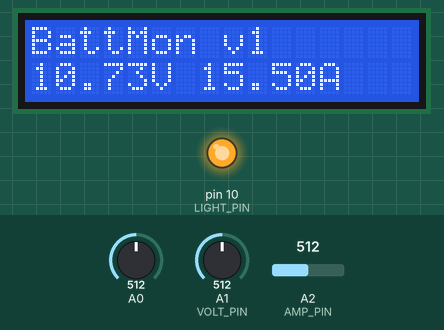
Recording of a sketch running on a simulated Arduino Uno, built with avr-gcc and run on an emulated ATmega328P. On the bench: 16×2 character LCD, output pins drawn as LEDs (lit = HIGH). The inputs (shaded band) are chosen by the test bench; at power-on: A0 = 512, A1 (VOLT_PIN) = 512, A2 (AMP_PIN) = 512. What the sketch prints to the serial monitor is not drawn.

Above: at 1.2 s.
1.3 s: A0 set to 390
2.8 s: A0 set to 361
At 3.4 s:
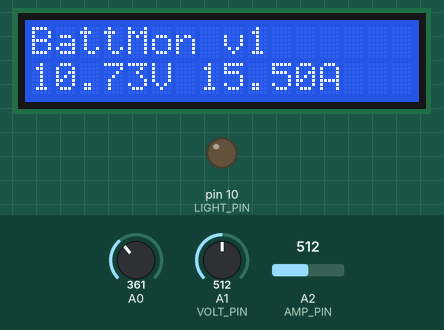
4.3 s: A1 (VOLT_PIN) set to 370
At 5.7 s:
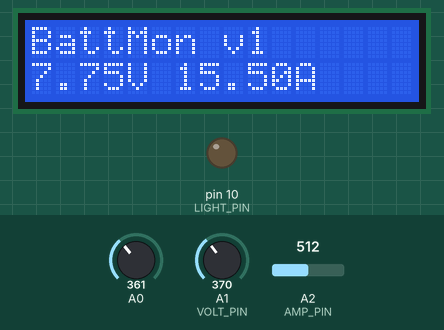
5.8 s: A2 (AMP_PIN) set to 370
At 7.1 s:
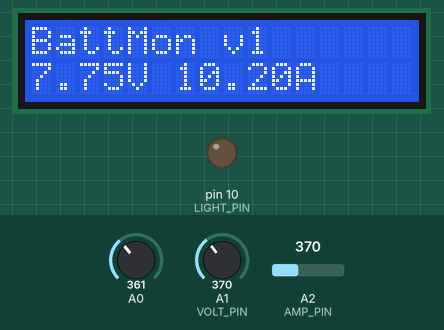
7.3 s: A1 (VOLT_PIN) set to 390
At 8.6 s:
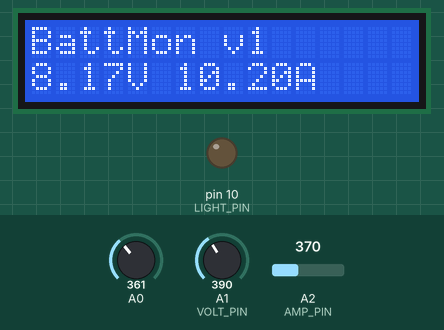
8.8 s: A2 (AMP_PIN) set to 306
At 10.1 s:
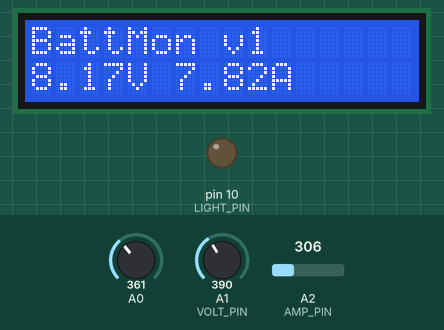
Timing chart, 0 to 11.3 s (numbered marks = the images above; inputs shaded):
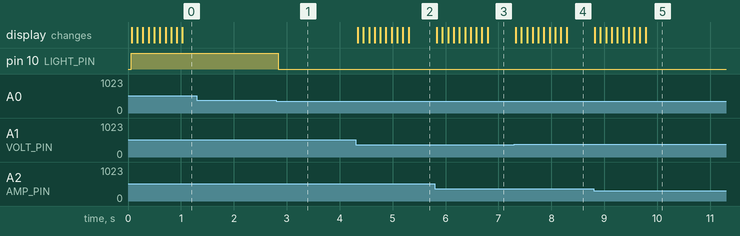

Measured:
- the behaviour switches between 380 and 379 on A0 (found by bisection; images 0 and 1)
- after the input at 1.3 s, every drawn part: stays the same
- after the input at 2.8 s, pin 10 (LIGHT_PIN): HIGH → LOW at once
- after the input at 4.3 s, the display: first changes at once (image 2 shows a later state)
- after the input at 5.8 s, the display: first changes at once (image 3 shows a later state)
- after the input at 7.3 s, the display: first changes at once (image 4 shows a later state)
- after the input at 8.8 s, the display: first changes at once (image 5 shows a later state)

The sketch:

BattMonitor1.ino
```cpp
/*************************************************************************************
 *
 * Based on the LCDButton test sketch but modified to read up to 21V on pin A1
 * v1 based on Voltmeter v4.1
 *    add voltage calibration against internal Vcc
 *    add code for current ACS715 sensor and calibrate
 *
 **************************************************************************************/

#include <LiquidCrystal.h>

LiquidCrystal lcd(8, 9, 4, 5, 6, 7);           // select the pins used on the LCD panel
const int LIGHT_PIN = 10; // pin 10 controls the backlight

// define some values used by the panel and buttons
int lcd_key     = 0;
int adc_key_in  = 0;
boolean lightOn = true;  // keep track of whether the LCD light is on or off

#define btnRIGHT  0
#define btnUP     1
#define btnDOWN   2
#define btnLEFT   3
#define btnSELECT 4
#define btnNONE   5

int read_LCD_buttons(){               // read the buttons
  adc_key_in = analogRead(0);       // read the value from the sensor

  // my buttons when read are centered at these valies: 0, 144, 329, 504, 741
  // we add approx 50 to those values and check to see if we are close
  // We make this the 1st option for speed reasons since it will be the most likely result

  if (adc_key_in > 1000) return btnNONE;

  // For V1.1 us this threshold
  /*
    if (adc_key_in < 50)   return btnRIGHT;
   if (adc_key_in < 250)  return btnUP;
   if (adc_key_in < 450)  return btnDOWN;
   if (adc_key_in < 650)  return btnLEFT;
   if (adc_key_in < 850)  return btnSELECT;
   */

  // For V1.0 comment the other threshold and use the one below:
  if (adc_key_in < 50)   return btnRIGHT;
  if (adc_key_in < 195)  return btnUP;
  if (adc_key_in < 380)  return btnDOWN;
  if (adc_key_in < 555)  return btnLEFT;
  if (adc_key_in < 790)  return btnSELECT;

  return btnNONE;                // when all others fail, return this.
}


const int VOLT_PIN = 1;  // Analog volt read pin
//const float VOLT_CALIBRATION = 0.993; // calibration factor for correcting voltage around the 12-13V range
const float VOLT_CALIBRATION = 1.0; // calibration factor for correcting voltage around the 12-13V range
const int NUM_VOLT_READINGS = 10; // number of volt readings to average over

const int AMP_PIN = 2;  // Analog amp read pin
const int NUM_AMP_READINGS = 10; // number of amp readings to average over


int voltReadings[NUM_VOLT_READINGS]; // array to hold volt readings
int voltIndex = 0; // index of the current reading
int voltTotal = 0; // total of all the volt readings
float voltAverage = 0.0; // average volt reading
double Vcc; // internal Vcc

int ampReadings[NUM_AMP_READINGS]; // array to hold amp readings
int ampIndex = 0; // index of the current reading
int ampTotal = 0; // total of all the amp readings
float ampAverage = 0; // average amp reading from the pin
float amps = 0; // calibrated amps value

// Variables for voltage divider
float denominator;
// actual resistor values for voltage divider, measured by multimeter
int resistor1 = 14890; // nominal 15000
int resistor2 = 4610; // nominal 4700;

// function to read internall Vcc
long readVcc() {
  long result;
  ADMUX = _BV(REFS0)  | _BV(MUX3) | _BV(MUX2) | _BV(MUX1);
  delay(2);
  ADCSRA |= _BV(ADSC); //convert
  while (bit_is_set(ADCSRA,ADSC));
  result = ADCL;
  result |= ADCH <<8;
//  result = 1125300L / result;  // assumes exactly 1.1V ref
  result = 1141609L / result; // acutal measurement of Vcc was 4.9 vs 4.83 from 1125300 value
  return result;
}

void setup(){
  Serial.begin(9600);
  analogReference(DEFAULT);

  //  Convert resistor values to division value
  //  R2 / (R1 + R2)
  denominator = (float)resistor2 / (resistor1 + resistor2);

  // initialise the volt readings to 0
  for ( int thisReading = 0; thisReading < NUM_VOLT_READINGS; thisReading++ ) {
    voltReadings[thisReading] = 0;
  }

  // initialise the amp readings to 0
  for ( int thisReading = 0; thisReading < NUM_AMP_READINGS; thisReading++ ) {
    ampReadings[thisReading] = 0;
  }

  lcd.begin(16, 2);               // start the library
  lcd.setCursor(0,0);             // set the LCD cursor   position
  lcd.print("BattMon v1");   // print title message

}

void loop(){
  lcd_key = read_LCD_buttons();   // read the buttons

    switch (lcd_key) {               // depending on which button was pushed, we perform an action

  case btnRIGHT:
    {             //  push button "RIGHT" and show the word on the screen
      break;
    }
  case btnLEFT:
    {
      break;
    }
  case btnUP:
    {
      lightOn = true;  // turn backlight on
      break;
    }
  case btnDOWN:
    {
      lightOn = false;  // turn backlight off
      break;
    }
  case btnSELECT:
    {
      break;
    }
  case btnNONE:
    {
      break;
    }
  }
  if ( lightOn ) {
    analogWrite(LIGHT_PIN,255); // turn light on
  }
  else {
    analogWrite(LIGHT_PIN,0); // turn light off
  }

  lcd.setCursor(0,1);             // move to the begining of the second line

  // do the voltage readings and average calculation
  voltTotal -= voltReadings[voltIndex]; // subtract the last volt reading
  voltReadings[voltIndex] = analogRead(VOLT_PIN); // read the volt pin into index location
  voltTotal += voltReadings[voltIndex]; // add the new volt reading to the total
  voltIndex++; // increment the volt index
  // reset the volt index if at the end of the array
  if ( voltIndex >= NUM_VOLT_READINGS ) {
    voltIndex = 0;
  }

  voltAverage = voltTotal / NUM_VOLT_READINGS; // calculate the average

  Serial.print("pin value=");
  Serial.print(voltAverage);

  // Convert to actual voltage (0 - 5 Vdc)
  Vcc = readVcc() / 1000.0; // read internal Vcc
  voltAverage = (voltAverage / 1024.0) * Vcc; // scale to 0 - 5 V range
//  voltAverage = (voltAverage / 1024.0) * 5.0; // scale to 0 - 5 V range

  // print pin voltage
//  lcd.print(voltAverage);
//  lcd.print(" ");

  Serial.print(" pin voltage=");
  Serial.print(voltAverage);


  //Convert to voltage before divider
  //  Divide by divider = multiply
  //  Divide by 1/5 = multiply by 5
  voltAverage = voltAverage / denominator * VOLT_CALIBRATION;

  Serial.print(" divided voltage=");
  Serial.println(voltAverage);


  // print divided voltage
  lcd.print(voltAverage);
  lcd.print("V ");


  // do the amp readings and average calculation
  ampTotal -= ampReadings[ampIndex]; // subtract the last volt reading
  ampReadings[ampIndex] = analogRead(AMP_PIN); // read the volt pin into index location
  ampTotal += ampReadings[ampIndex]; // add the new volt reading to the total
  ampIndex++; // increment the volt index
  // reset the volt index if at the end of the array
  if ( ampIndex >= NUM_AMP_READINGS ) {
    ampIndex = 0;
  }

  ampAverage = ampTotal / NUM_AMP_READINGS; // calculate the average

  // calculate the amp value from the sensor as follows:
  /* The ACS715 sensor outputs about 100 at rest. Analog read produces a value of 0-1023, equating to 0v to 5v.
     ((long)sensorValue * 5000 / 1024) is the voltage on the sensor's output in millivolts.
     There's a 500mv offset to subtract. The unit produces 133mv per amp of current.*/
//  amps = (((float)ampAverage * 5000.0 / 1024.0) - 500.0 ) / 133.0; // * 1000.0;
  amps = (((float)ampAverage * Vcc * 1000.0 / 1023.0) - 478.0 ) / 133.0;

  // print amps value
  lcd.print(amps);
  lcd.print("A ");


  //Delay to make serial out readable
  delay(100);

}
```
